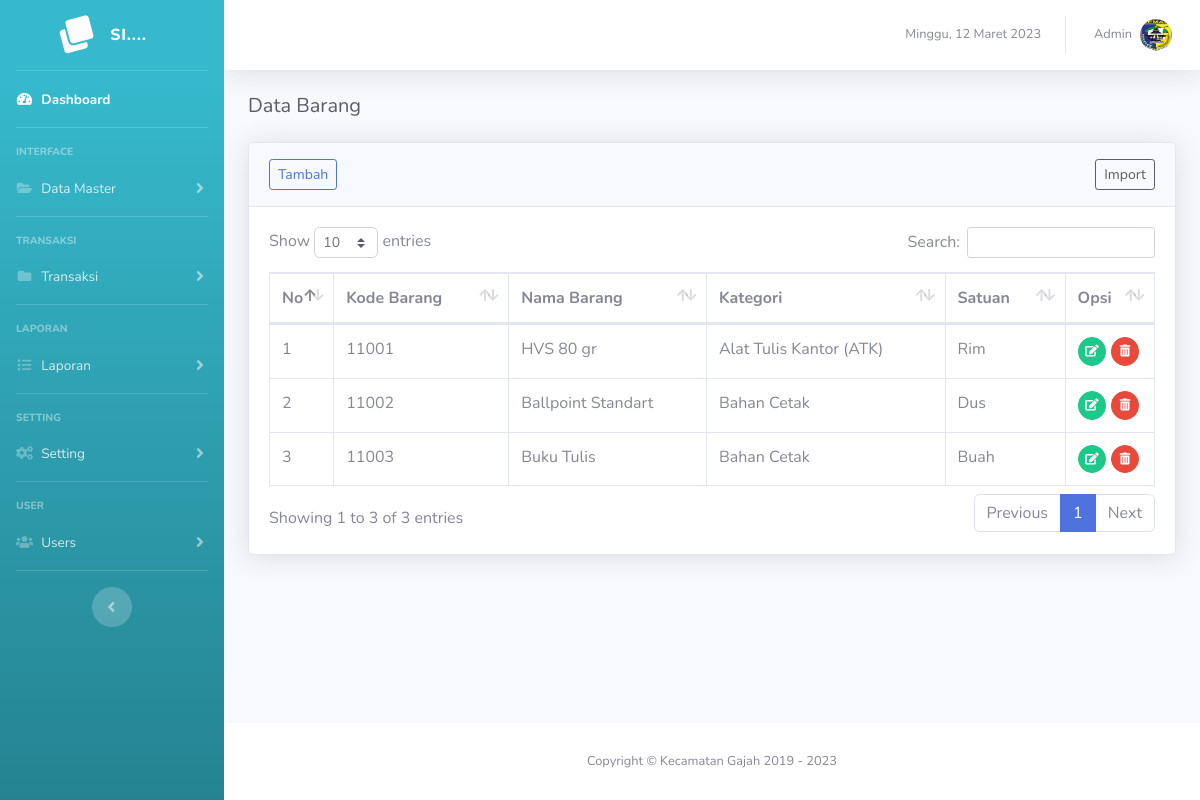
Page /barang (signed in) on the committed database.
### tables this page shows
CREATE TABLE `tb_barang` (
  `id_barang` int(11) NOT NULL,
  `id_kategori` int(11) NOT NULL,
  `kode_barang` varchar(20) NOT NULL,
  `nama_barang` varchar(100) NOT NULL,
  `satuan_barang` varchar(20) NOT NULL
);

CREATE TABLE `tb_kategori` (
  `id_kategori` int(11) NOT NULL,
  `kategori` varchar(50) NOT NULL
);

### page/barang/barang.php (the view)
<h5 class="h5 mb-4 text-gray-800">Data Barang</h5>
<div class="card shadow mb-4">
  <div class="card-header py-3">
    <a href="?page=barang&action=add" class="btn btn-sm btn-outline-primary float-left">Tambah</a>
    <a href="?page=barang&action=import" class="btn btn-sm btn-outline-dark float-right">Import</a>
  </div>
  <div class="card-body">
    <div class="table-responsive">
      <table class="table table-bordered" id="dataTable" width="100%" cellspacing="0">
        <thead>
          <tr>
            <th width="5%">No</th>
            <th>Kode Barang</th>
            <th>Nama Barang</th>
            <th>Kategori</th>
            <th>Satuan</th>
            <th width="10%">Opsi</th>
          </tr>
        </thead>
        <tbody>
          <?php
          $no = 1;
          $sql = $conn->query("SELECT * FROM tb_barang");
          foreach ($sql as $key => $value) :
          ?>
            <tr>
              <td><?= $no++; ?></td>
              <td><?= $value['kode_barang']; ?></td>
              <td><?= $value['nama_barang']; ?></td>
              <?php
              $id_kategori = $value['id_kategori'];
              $kategori = $conn->query("SELECT * FROM tb_kategori WHERE id_kategori = '$id_kategori'");
              foreach ($kategori as $key => $data_kategori) {
                echo "<td>$data_kategori[kategori]</td>";
              }
              ?>
              <td><?= $value['satuan_barang']; ?></td>
              <td>
                <a href="?page=barang&action=edit&id=<?= urlencode(base64_encode($value['id_barang'])); ?>" class="btn btn-sm btn-circle btn-success" data-toggle="tooltip" data-placement="top" title="Edit"><i class="fas fa-edit"></i></a>
                <a href="?page=barang&action=delete&id=<?= urlencode(base64_encode($value['id_barang'])); ?>" name="delete" class=" delete btn btn-sm btn-circle btn-danger" data-toggle="tooltip" data-placement="top" title="Delete"><i class="fas fa-trash-alt"></i></a>
              </td>
            </tr>
          <?php endforeach; ?>
        </tbody>
      </table>
    </div>
  </div>
</div>

### rows in the picture
tb_barang: kode_barang "11001", nama_barang "HVS 80 gr", satuan_barang "Rim"
tb_kategori: kategori "Alat Tulis Kantor (ATK)"
tb_barang: kode_barang "11002", nama_barang "Ballpoint Standart", satuan_barang "Dus"
tb_kategori: kategori "Bahan Cetak"
tb_barang: kode_barang "11003", nama_barang "Buku Tulis", satuan_barang "Buah"

### other values in the picture
$_SESSION['nama'] "Admin"
